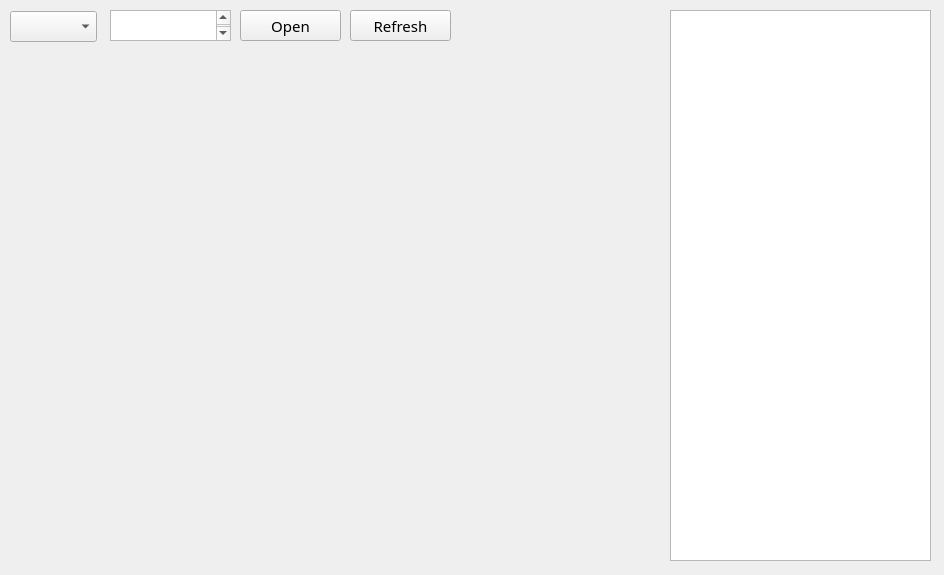
<?xml version="1.0" encoding="UTF-8"?>
<ui version="4.0">
 <class>MainWindow</class>
 <widget class="QMainWindow" name="MainWindow">
  <property name="geometry">
   <rect>
    <x>0</x>
    <y>0</y>
    <width>944</width>
    <height>575</height>
   </rect>
  </property>
  <property name="font">
   <font>
    <family>等线</family>
    <pointsize>11</pointsize>
    <weight>50</weight>
    <bold>false</bold>
   </font>
  </property>
  <property name="windowTitle">
   <string>MainWindow</string>
  </property>
  <widget class="QWidget" name="centralwidget">
   <widget class="QPushButton" name="open_serial_btn">
    <property name="geometry">
     <rect>
      <x>240</x>
      <y>10</y>
      <width>101</width>
      <height>31</height>
     </rect>
    </property>
    <property name="text">
     <string>Open</string>
    </property>
   </widget>
   <widget class="QComboBox" name="serial_port_cb">
    <property name="geometry">
     <rect>
      <x>10</x>
      <y>11</y>
      <width>87</width>
      <height>31</height>
     </rect>
    </property>
   </widget>
   <widget class="QTextEdit" name="serial_baudrate_txt">
    <property name="geometry">
     <rect>
      <x>110</x>
      <y>10</y>
      <width>121</width>
      <height>31</height>
     </rect>
    </property>
    <property name="accessibleName">
     <string/>
    </property>
    <property name="documentTitle">
     <string/>
    </property>
    <property name="placeholderText">
     <string/>
    </property>
   </widget>
   <widget class="QPushButton" name="refresh_serial_btn">
    <property name="geometry">
     <rect>
      <x>350</x>
      <y>10</y>
      <width>101</width>
      <height>31</height>
     </rect>
    </property>
    <property name="text">
     <string>Refresh</string>
    </property>
   </widget>
   <widget class="QTextBrowser" name="debug_info_txt">
    <property name="geometry">
     <rect>
      <x>670</x>
      <y>10</y>
      <width>261</width>
      <height>551</height>
     </rect>
    </property>
   </widget>
  </widget>
 </widget>
 <resources/>
 <connections/>
</ui>
